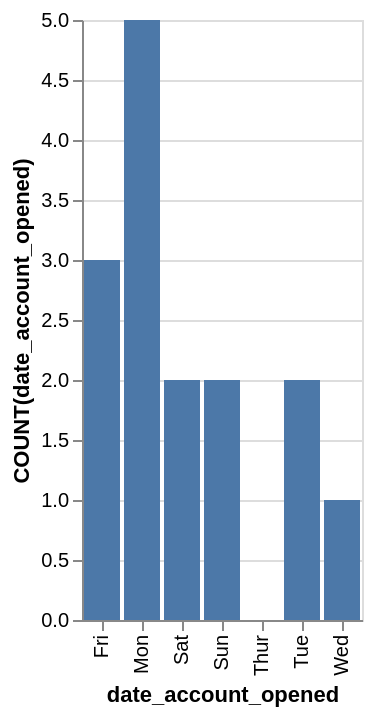

Vega-Lite specification for this chart:
### Vega-Lite specification from a JSON file in a GitHub repository (floating-point values rounded to 4 significant figures)
{"data": {"values": [{"x_data": "Mon", "y_data": 5}, {"x_data": "Tue", "y_data": 2}, {"x_data": "Wed", "y_data": 1}, {"x_data": "Thur", "y_data": 0}, {"x_data": "Fri", "y_data": 3}, {"x_data": "Sat", "y_data": 2}, {"x_data": "Sun", "y_data": 2}]}, "mark": "bar", "encoding": {"x": {"field": "x_data", "type": "nominal", "title": "date_account_opened", "sort": "ascending"}, "y": {"field": "y_data", "type": "quantitative", "title": "COUNT(date_account_opened)"}}}
